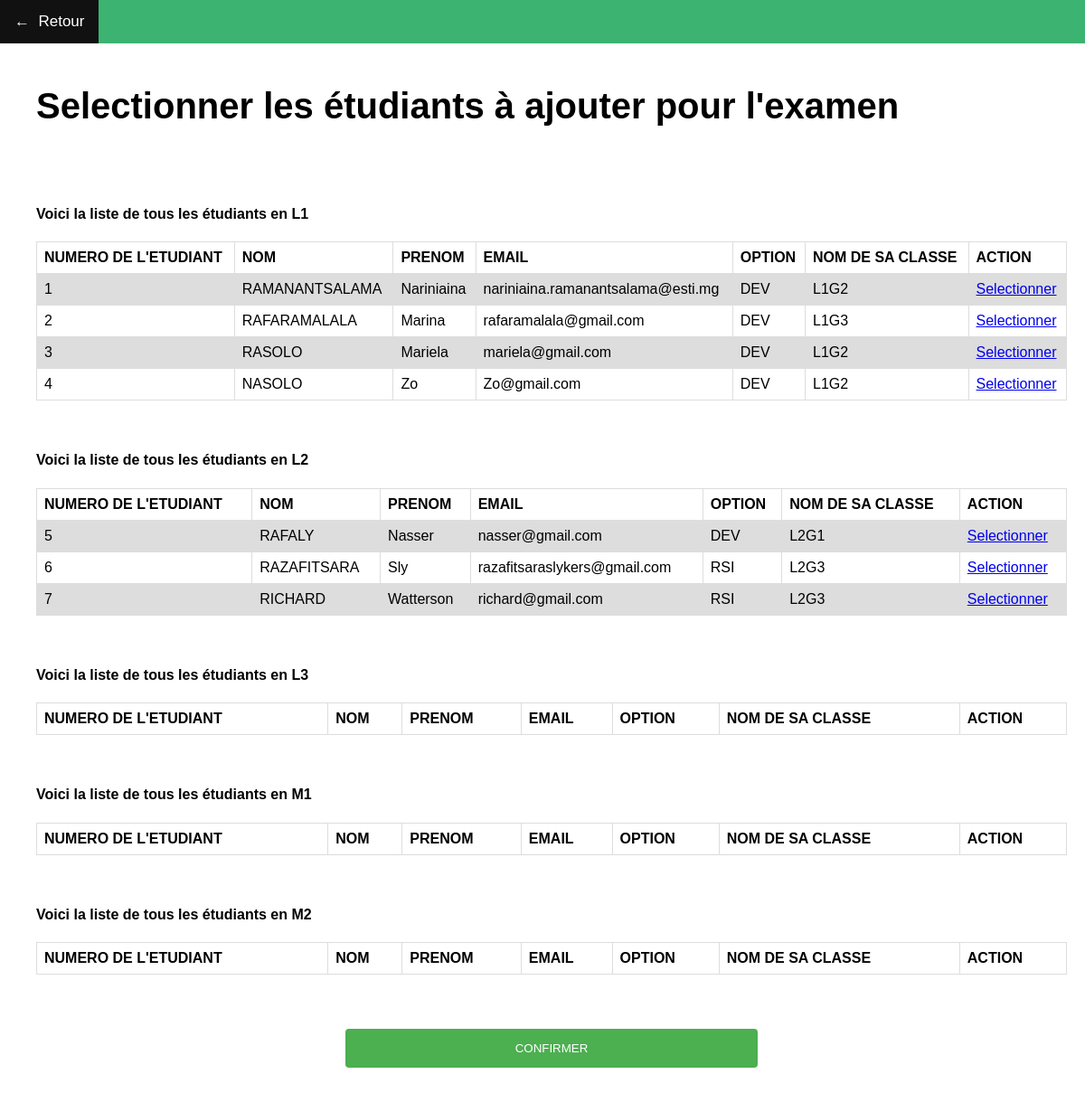
/exprogram.php, run on the app's committed database.
### tables this page shows
CREATE TABLE IF NOT EXISTS `t_eleve` (
  `el_id` int(11) NOT NULL AUTO_INCREMENT,
  `el_nom` varchar(30) DEFAULT NULL,
  `el_prenom` varchar(30) DEFAULT NULL,
  `el_ddn` date DEFAULT NULL,
  `el_sexe` varchar(1) DEFAULT NULL,
  `el_inscription` int(4) DEFAULT NULL,
  `el_email` varchar(40) DEFAULT NULL,
  `el_diplome` varchar(40) NOT NULL,
  `el_option` varchar(40) NOT NULL,
  PRIMARY KEY (`el_id`)
);

CREATE TABLE IF NOT EXISTS `t_classe` (
  `cla_id` int(11) NOT NULL AUTO_INCREMENT,
  `cla_nom` varchar(10) DEFAULT NULL,
  PRIMARY KEY (`cla_id`)
);

### exprogram.php (the view, shortened to what this page needs)
<!DOCTYPE html>
<html>
<head>
   <link rel="stylesheet" type="text/css" href="style.css">
</head>
<body>
	<span>
       <ul style="background-color: MediumSeaGreen; list-style-type: none; overflow: hidden;">
           <li style="float: left; font-size: 17px"><a href='retour.php'>←&nbsp&nbspRetour</a></li>
       </ul>
   </span>
   <?php
   	echo "<h1><div><span>Selectionner les étudiants à ajouter pour l'examen </span></h1></div>";
    ?>
           <?php
               require_once("conn.php");
               $req = "select el.el_id, el.el_nom, el.el_prenom, el.el_email,el.el_option, cla.cla_nom as classe, ex.ex_id as examen from temp_exam ex right join (t_eleve el inner join (a_classe cl inner join t_classe cla on cl.cla_id = cla.cla_id)  on el.el_id = cl.el_id) on ex.el_id = el.el_id having examen is NULL && classe like 'L1%';";
               $resultat = mysqli_query($conn,$req) or die(mysqli_error());
           ?>
           <div>
           	<?php echo "<h4><span>Voici la liste de tous les étudiants en L1 </span></h4>";
       			?>
               <table>
                   <tr>
                       <th>NUMERO DE L'ETUDIANT</th>
                       <th>NOM </th>
                       <th>PRENOM</th>
                       <th>EMAIL</th>
                       <th>OPTION </th>
                       <th>NOM DE SA CLASSE</th>
                       <th>ACTION</th>
                   </tr>
                   <?php  while ($cla = mysqli_fetch_assoc($resultat))  {  ?>
                   <tr>
                       <td><?php echo ($cla['el_id']); ?></td>
                       <td><?php echo ($cla['el_nom']); ?></td>
                       <td><?php echo ($cla['el_prenom']); ?></td>
                       <td><?php echo ($cla['el_email']); ?></td>
                       <td><?php echo ($cla['el_option']); ?></td>
                       <td><?php echo ($cla['classe']); ?></td>
                       <td><span><a href="traitement11.php?code=<?php echo ($cla['el_id']); ?>">Selectionner</a></span></td>
                   </tr>
           <?php } ?>
               </table>
           <?php echo "<br></br>"; ?>
       <?php
               require_once("conn.php");
               $req = "select el.el_id, el.el_nom, el.el_prenom, el.el_email,el.el_option, cla.cla_nom as classe, ex.ex_id as examen from temp_exam ex right join (t_eleve el inner join (a_classe cl inner join t_classe cla on cl.cla_id = cla.cla_id)  on el.el_id = cl.el_id) on ex.el_id = el.el_id having examen is NULL && classe like 'L2%';";
               $resultat = mysqli_query($conn,$req) or die(mysql_error());
           ?>
               <?php echo "<h4><span>Voici la liste de tous les étudiants en L2 </span></h4>";
                   ?>
               <table>
                   <tr>
                       <th>NUMERO DE L'ETUDIANT</th>
                       <th>NOM </th>
                       <th>PRENOM</th>
                       <th>EMAIL</th>
                       <th>OPTION </th>
                       <th>NOM DE SA CLASSE</th>
                       <th>ACTION</th>
                   </tr>
                   <?php  while ($cla = mysqli_fetch_assoc($resultat))  {  ?>
                   <tr>
                       <td><?php echo ($cla['el_id']); ?></td>
                       <td><?php echo ($cla['el_nom']); ?></td>
                       <td><?php echo ($cla['el_prenom']); ?></td>
                       <td><?php echo ($cla['el_email']); ?></td>
                       <td><?php echo ($cla['el_option']); ?></td>
                       <td><?php echo ($cla['classe']); ?></td>
                       <td><span><a href="traitement11.php?code=<?php echo ($cla['el_id']); ?>">Selectionner</a></span></td>
                   </tr>
           <?php } ?>
               </table>
           <?php echo "<br></br>"; ?>
               <?php echo "<h4><span>Voici la liste de tous les étudiants en L3 </span></h4>";
                   ?>
               <table>
                   <tr>
                       <th>NUMERO DE L'ETUDIANT</th>
                       <th>NOM </th>
                       <th>PRENOM</th>
                       <th>EMAIL</th>
                       <th>OPTION </th>
                       <th>NOM DE SA CLASSE</th>
                       <th>ACTION</th>
                   </tr>
               </table>
           <?php echo "<br></br>"; ?>
               <?php echo "<h4><span>Voici la liste de tous les étudiants en M1 </span></h4>";
                   ?>
               <table>
                   <tr>
                       <th>NUMERO DE L'ETUDIANT</th>
                       <th>NOM </th>
                       <th>PRENOM</th>
                       <th>EMAIL</th>
                       <th>OPTION </th>
                       <th>NOM DE SA CLASSE</th>
                       <th>ACTION</th>
                   </tr>
               </table>
           <?php echo "<br></br>"; ?>
               <?php echo "<h4><span>Voici la liste de tous les étudiants en M2 </span></h4>";
                   ?>
               <table>
                   <tr>
                       <th>NUMERO DE L'ETUDIANT</th>
                       <th>NOM </th>
                       <th>PRENOM</th>
                       <th>EMAIL</th>
                       <th>OPTION </th>
                       <th>NOM DE SA CLASSE</th>
                       <th>ACTION</th>
                   </tr>
               </table>
           <?php echo "<br></br>"; ?>
           <form method="post" action="traitement12.php">
           <p style="text-align: center;  width: 100%;"><span><input type="submit" value="CONFIRMER"></span></p>
           </form>
</body>
</html>

### style.css (style rules this page uses)
body { margin: 0; font-family: sans-serif; background: transparent; background-color: transparent; }
p { color: black; }
h1 { padding right: 40px; font-size: 40px; }
table { font-family: arial, sans-serif; border-collapse: collapse; width: 100%; text-align: left; }
td, th { border: 1px solid #dddddd; text-align: left; padding: 8px; }
tr:nth-child(even) { background-color: #dddddd; }
input[type=submit] { width: 40%; background-color: #4CAF50; color: white; padding: 14px 20px; margin: 8px 0; border: none; border-radius: 4px; cursor: pointer; }
div { background-color: transparent; padding: 20px; padding-left: 40px; }
ul { list-style-type: none; margin: 0; padding: 0; overflow: hidden; background-color: #333; }
li { float: left; }
li a { display: block; color: white; text-align: center; padding: 14px 16px; text-decoration: none; }

### data on the page
t_eleve: el_id "1", el_nom "RAMANANTSALAMA", el_prenom "Nariniaina", el_email "nariniaina.ramanantsalama@esti.mg", el_option "DEV", t_classe.cla_nom "L1G2"
t_eleve: el_id "2", el_nom "RAFARAMALALA", el_prenom "Marina", el_email "rafaramalala@gmail.com", el_option "DEV", t_classe.cla_nom "L1G3"
t_eleve: el_id "3", el_nom "RASOLO", el_prenom "Mariela", el_email "mariela@gmail.com", el_option "DEV", t_classe.cla_nom "L1G2"
t_eleve: el_id "4", el_nom "NASOLO", el_prenom "Zo", el_email "Zo@gmail.com", el_option "DEV", t_classe.cla_nom "L1G2"
t_eleve: el_id "5", el_nom "RAFALY", el_prenom "Nasser", el_email "nasser@gmail.com", el_option "DEV", t_classe.cla_nom "L2G1"
t_eleve: el_id "6", el_nom "RAZAFITSARA", el_prenom "Sly", el_email "razafitsaraslykers@gmail.com", el_option "RSI", t_classe.cla_nom "L2G3"
t_eleve: el_id "7", el_nom "RICHARD", el_prenom "Watterson", el_email "richard@gmail.com", el_option "RSI", t_classe.cla_nom "L2G3"
